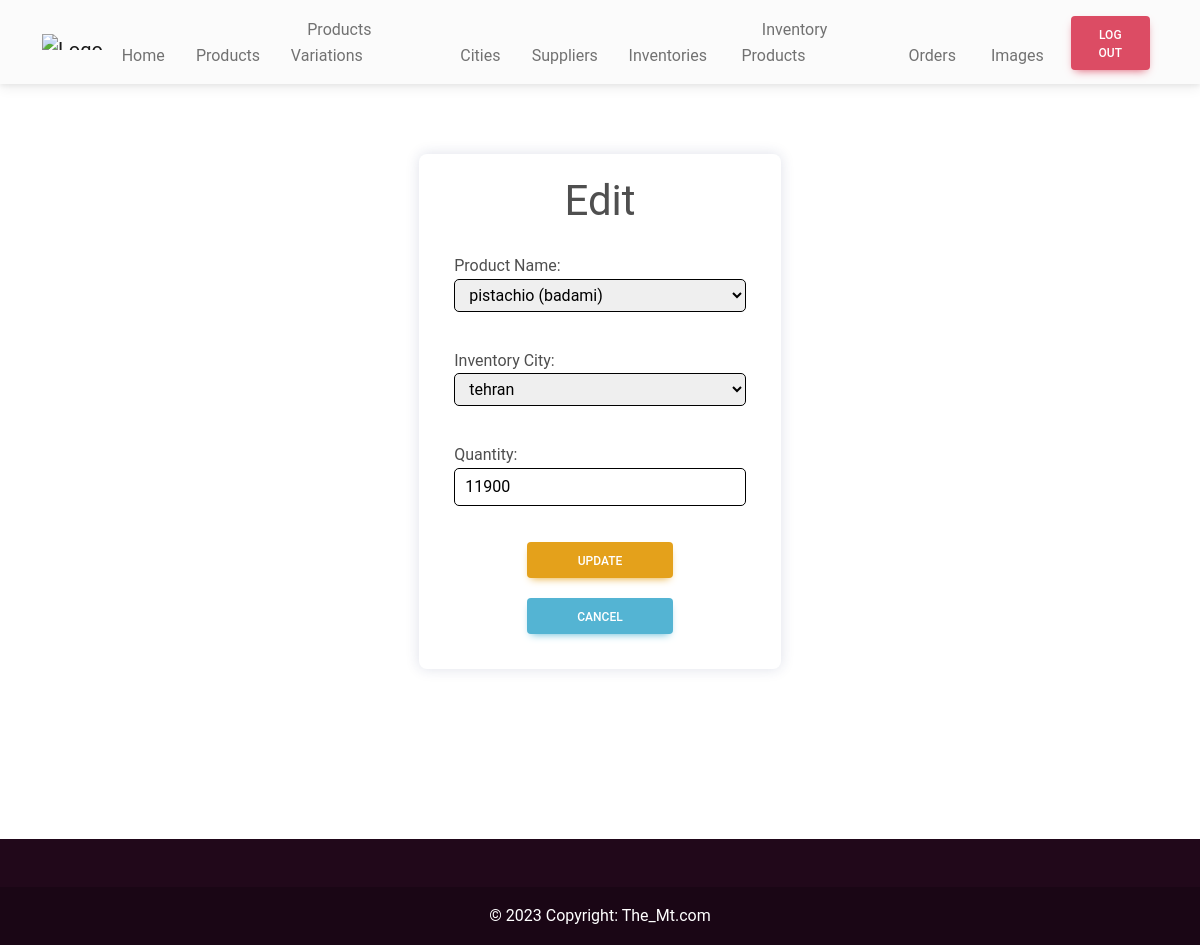
/adminHome/inventoryProductUpdate/1/ (signed in), run on the app's committed database.
### shop/models.py (models this page shows, shortened)
class InventoryProduct(models.Model):
    productId = models.ForeignKey(Product, on_delete=models.CASCADE, verbose_name="Product Name")
    inventoryId = models.ForeignKey(Inventory, on_delete=models.CASCADE, verbose_name="Inventory City")
    quantity = models.IntegerField()

### shop/views.py (the view)
# urls.py: path('adminHome/inventoryProductUpdate/<int:pk>/', InventoryProductUpdateView.as_view(), name='inventoryProductUpdate'),
class InventoryProductUpdateView(LoginRequiredMixin, UpdateView):
    model = InventoryProduct
    template_name = 'inventoryProductUpdate.html'
    fields = "__all__"

### shop/models.py (called while the page is built)
    def __str__(self):
        return self.cityId.name

    def __str__(self):
        return self.name

### templates/inventoryProductUpdate.html
{% extends 'adminBase.html' %} {% load static %} {% block cssLinks %}
<link rel="stylesheet" href="{% static 'css/inventoryProduct.css' %}" />
{% endblock cssLinks %} {% block content %}
<section class="inventoryProductUpdate mb-14">
  <div class="container">
    <div class="card">
      <form action="" method="POST">
        <legend>Edit</legend>
        {% csrf_token %} {{ form.as_p }}
        <input class="btn btn-warning" type="submit" value="Update" />
        <a href="{% url 'inventoryProductList' %}" class="btn btn-info">cancel</a>
      </form>
    </div>
  </div>
</section>
{% endblock content %}

### static/css/inventoryProduct.css (style rules this page uses)
section.inventoryProductUpdate { width: 100%; padding: 20px; }
section.inventoryProductUpdate > .container { display: flex; width: 80%; flex-flow: row; justify-content: center; align-items: center; margin-top: 50px; }
@media screen and (min-width: 992px) { section.inventoryProductUpdate > .container > .card { width: 40%; padding: 15px; row-gap: 50px; box-shadow: 0px 0px 14px 0px rgba(36, 48, 110, 0.15); } }
section.inventoryProductUpdate > .container > .card > form { display: flex; width: 100%; flex-flow: column; justify-content: center; align-items: center; row-gap: 20px; padding: 20px; }
section.inventoryProductUpdate > .container > .card > form > legend { width: 100%; text-align: center; font-size: 42px; line-height: 24px; text-transform: capitalize; margin-bottom: 20px; }
section.inventoryProductUpdate > .container > .card > form > p { display: flex; width: 100%; flex-flow: column nowrap; justify-content: center; align-items: start; }
section.inventoryProductUpdate > .container > .card > form > p > input, section.inventoryProductUpdate > .container > .card > form > p > select { width: 100%; border: 1px solid black; border-radius: 5px; padding: 5px 10px; }
section.inventoryProductUpdate > .container > .card > form > input, section.inventoryProductUpdate > .container > .card > form > a { width: 50%; }

### data on the page
InventoryProduct: productId "pistachio (badami)", inventoryId "tehran", quantity "11900"
